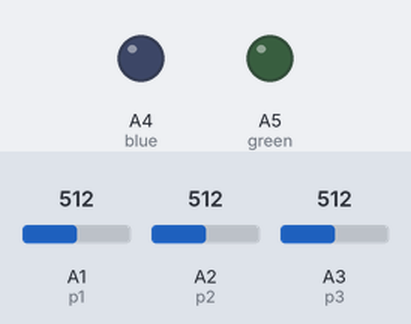
The sketch below on a simulated Arduino Nano, built with avr-gcc and run on an emulated ATmega328P. Parts: output pins drawn as LEDs (lit = HIGH). The inputs (shaded band) are chosen by the test bench; at power-on: A2 (p2) = 512, A3 (p3) = 512, A1 (p1) = 512.

Above: at 1.2 s.
1.3 s: A2 (p2) set to 532
At 2.5 s:
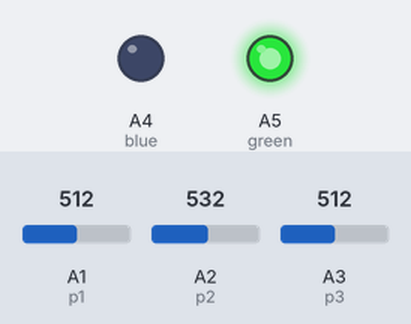
2.8 s: A3 (p3) set to 524
At 3.8 s:
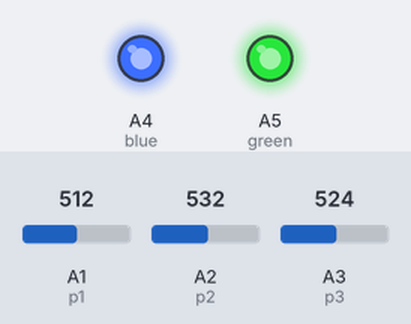
4.3 s: A2 (p2) set to 511
At 5.0 s:
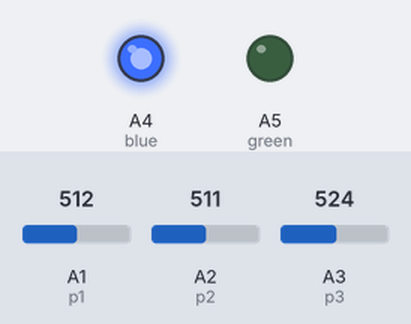
5.8 s: A2 (p2) set to 716
At 6.1 s:
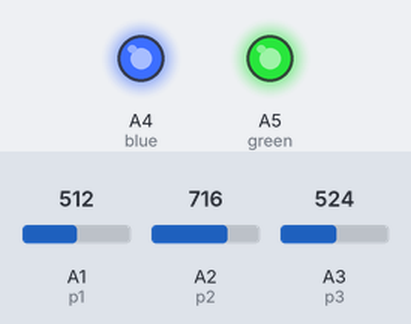
7.3 s: A2 (p2) set to 306
At 8.5 s:
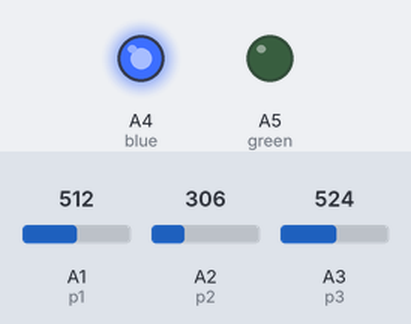
Timing chart, 0 to 9.8 s (numbered marks = the images above; inputs shaded):
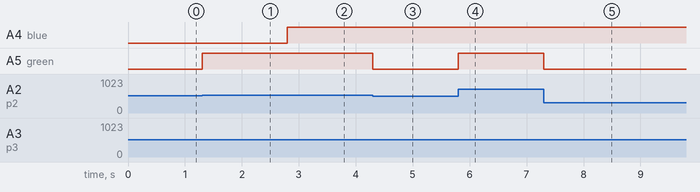

The sketch:

RGB.ino
```cpp
//RGB colour system
// potentiometer
int p1=A1;
int p2=A2;
int p3=A3;
int red=A6;
int green=A5;
int blue=A4;


void setup() {
  // put your setup code here, to run once:
  pinMode(p1,INPUT);
  pinMode(p2,INPUT);
  pinMode(p3,INPUT);

  pinMode(red,OUTPUT);
  pinMode(green,OUTPUT);
  pinMode(blue,OUTPUT);

  Serial.begin(9600);
}

void loop() {
  // put your main code here, to run repeatedly:
    int ro1,ro2,ro3;
    ro1=analogRead(p1);
    ro1=map(ro1,0,1023,0,255);
    analogWrite(red,ro1);

    ro2=analogRead(p2);
    ro2=map(ro2,0,1023,0,255);
    analogWrite(green,ro2);

    ro3=analogRead(p3);
   ro3=map(ro3,0,1023,0,255);
   analogWrite(blue,ro3);


}
/*   The line `analogWrite(red,ro1);` in the provided Arduino sketch is responsible for controlling the intensity of the red component in an RGB LED based on the value read from the potentiometer connected to pin A1.

Breaking it down:
- `analogWrite(red,ro1);` is instructing the Arduino to write the value of `ro1` to the pin `red` using the PWM (Pulse Width Modulation) technique.
- `red` is the pin connected to the red component of the RGB LED.
- `ro1` is the value read from potentiometer p1 after mapping it from the 10-bit range (0-1023) to an 8-bit range (0-255) using the `map()` function. This value ultimately represents the intensity of the red component of the LED.

This code essentially allows you to control the intensity of each color component of the RGB LED (red, green, and blue)
 independently based on the readings from the three potentiometers. Each potentiometer allows you to adjust the intensity of the corresponding color in real-time, creating a customized color output
 from the RGB LED based on the settings of the potentiometers.

 */
```

Measured:
- the behaviour switches between 513 and 514 on A2 (p2) (found by bisection; images 0 and 1)
- the behaviour switches between 513 and 514 on A3 (p3) (found by bisection; images 1 and 2)
- after the input at 1.3 s, A5 (green): LOW → HIGH at once
- after the input at 2.8 s, A4 (blue): LOW → HIGH at once
- after the input at 4.3 s, A5 (green): HIGH → LOW at once
- after the input at 5.8 s, A5 (green): LOW → HIGH at once
- after the input at 7.3 s, A5 (green): HIGH → LOW at once
